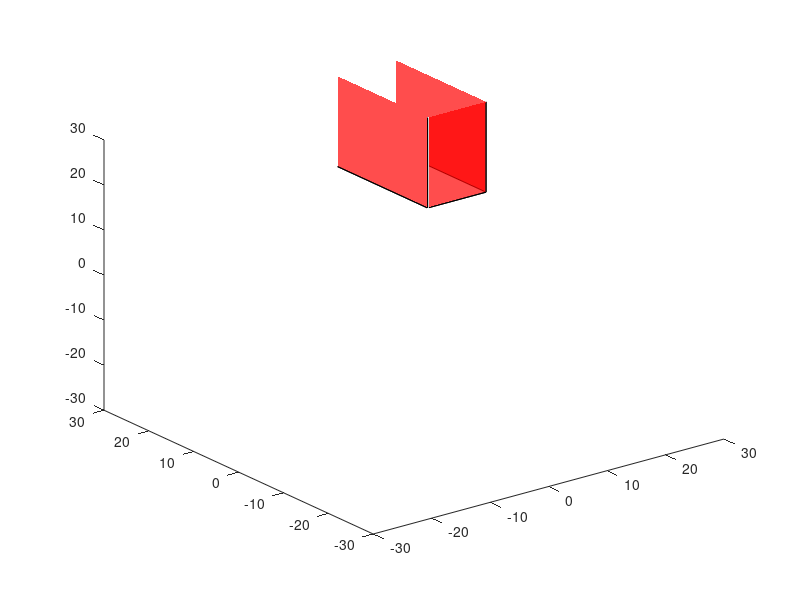

Recreate this plot in MATLAB.
function plotcube(varargin)
% PLOTCUBE - Display a 3D-cube in the current axes
%
%   PLOTCUBE(EDGES,ORIGIN,ALPHA,COLOR) displays a 3D-cube in the current axes
%   with the following properties:
%   * EDGES : 3-elements vector that defines the length of cube edges
%   * ORIGIN: 3-elements vector that defines the start point of the cube
%   * ALPHA : scalar that defines the transparency of the cube faces (from 0
%             to 1)
%   * COLOR : 3-elements vector that defines the faces color of the cube
%
% Example:
%   >> plotcube([5 5 5],[ 2  2  2],.8,[1 0 0]);
%   >> plotcube([5 5 5],[10 10 10],.8,[0 1 0]);
%   >> plotcube([5 5 5],[20 20 20],.8,[0 0 1]);

% Default input arguments
inArgs = { ...
  [10 56 100] , ... % Default edge sizes (x,y and z)
  [10 10  10] , ... % Default coordinates of the origin point of the cube
  .7          , ... % Default alpha value for the cube's faces
  [1 0 0]       ... % Default Color for the cube
  };

% Replace default input arguments by input values
inArgs(1:nargin) = varargin;

% Create all variables
[edges,origin,alpha,clr] = deal(inArgs{:});

XYZ = { ...
  [0 0 0 0]  [0 0 1 1]  [0 1 1 0] ; ...
  [1 1 1 1]  [0 0 1 1]  [0 1 1 0] ; ...
  [0 1 1 0]  [0 0 0 0]  [0 0 1 1] ; ...
  [0 1 1 0]  [1 1 1 1]  [0 0 1 1] ; ...
  [0 1 1 0]  [0 0 1 1]  [0 0 0 0] ; ...
  [0 1 1 0]  [0 0 1 1]  [1 1 1 1]   ...
  };

XYZ = mat2cell(...
  cellfun( @(x,y,z) x*y+z , ...
    XYZ , ...
    repmat(mat2cell(edges,1,[1 1 1]),6,1) , ...
    repmat(mat2cell(origin,1,[1 1 1]),6,1) , ...
    'UniformOutput',false), ...
  6,[1 1 1]);


cellfun(@patch,XYZ{1},XYZ{2},XYZ{3},...
  repmat({clr},6,1),...
  repmat({'FaceAlpha'},6,1),...
  repmat({alpha},6,1)...
  );
drawnow;
axis([-30,30,-30,30,-30,30])
hold off;

view(3);